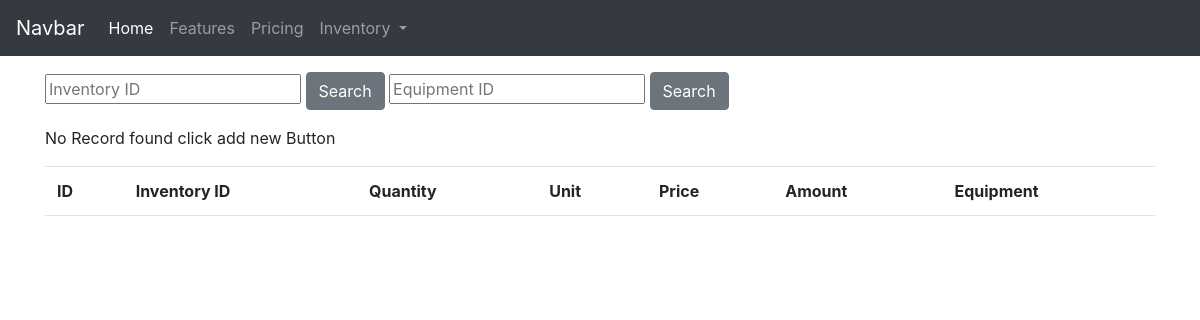
The page /inventorylist/ on the database as committed earlier.
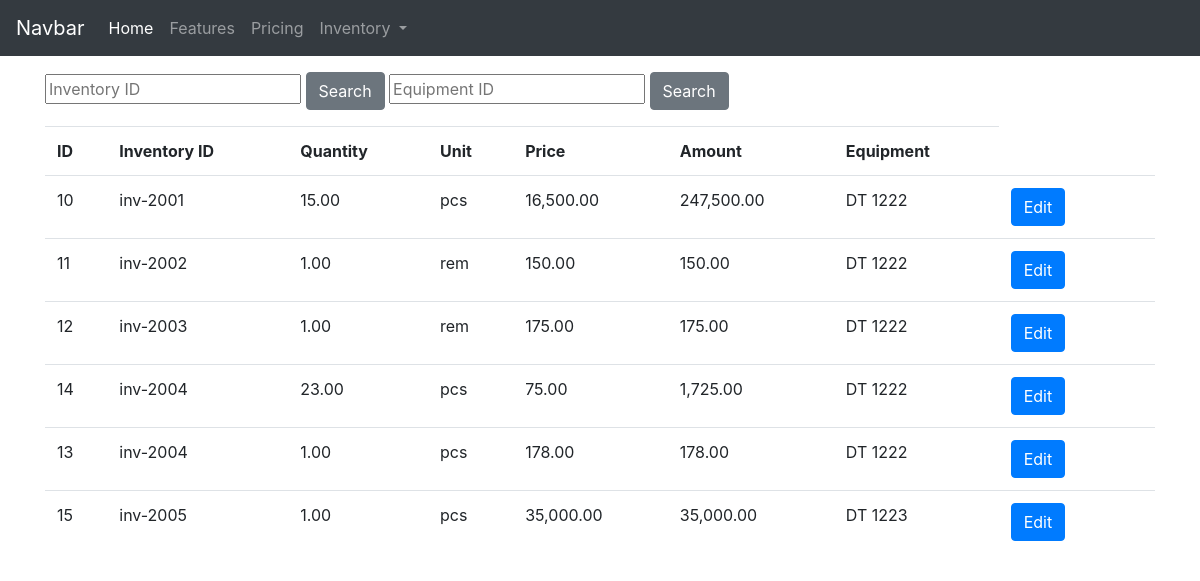
The same page on the database as committed later.
### inventory_management/models.py (models this page shows, shortened)
class inventory_transaction(models.Model):
    CATEGORY_TYPE = (
        ('1', _('Tires')),
        ('2', _('Oil & Lubricants')),
        ('3', _('Mechanical Parts')),
        ('4', _('Office Supplies')),
        ('5', _('Tools Supplies')),
        ('6', _('Others Supplies')),
    )
    transactions_inventory = models.ForeignKey(inventory_db, on_delete=models.CASCADE, null=True, blank=True)
    inventory_id = models.CharField(max_length=20, verbose_name=_('Inventory id'))
    brand = models.CharField(max_length=100,verbose_name=_('Brand'))
    category_inv = models.CharField(max_length=25, choices=CATEGORY_TYPE, verbose_name=_('Category Type'))
    item_description = models.CharField(max_length=100, verbose_name=_('Item Description'))
    quantity = models.DecimalField(max_digits=19,decimal_places=2,null=True, blank=True)
    unit_measurement = models.CharField(max_length=50, verbose_name=_('Unit'))
    inventory_price = models.DecimalField(max_digits=19,decimal_places=2,null=True, blank=True)
    inventory_amount = models.DecimalField(max_digits=19,decimal_places=2,null=True, blank=True)
    equipment = models.CharField(max_length=20, verbose_name=_('equipment'))
    update = models.DateTimeField(auto_now=True)
    created = models.DateTimeField(auto_now_add=True)
    class Meta:
        ordering = ['-transactions_inventory']
        verbose_name = _('inventory_transaction')
        verbose_name_plural = _('inventories_transactions')
        db_table = 'inventory_transaction'

### inventory_management/views.py (the view)
# urls.py: path('inventorylist/', views.inventory_list, name="inventorylist"),
def inventory_list(request):
    if request.method=="POST":
        search_param = request.POST.get('equipment_id')
        searchResult = inventory_transaction.objects.raw('SELECT id, inventory_id, quantity,\
                                             unit_measurement,inventory_price,inventory_amount,\
                                                 equipment\
                                            from inventory_transaction where \
                                            equipment like "%'+ search_param +'%"')
        return render (request,"inventoryList.html", {"inventory_list": searchResult})
    else:
        context = {
            'inventory_list': inventory_transaction.objects.all()
        }
        return render(request,'inventoryList.html',context)

### inventory_management/templates/inventoryList.html (shortened to what this page needs)
{% extends 'base.html' %}
{% block content %}
<form class="form" action="{% url 'inventorylist' %}" method ="POST">
    <div class="container mt-3">
        <input type="text"
        name='Inventory_id'
        placeholder="Inventory ID"
        />
        <button type="submit" class="btn btn-secondary">Search</button>
        <input type="text"
        name='equipment_id'
        placeholder="Equipment ID"
        />
        <button type="submit" class="btn btn-secondary">Search</button>
    </div>
    <div class="container mt-3">
        <table class="table table-borderless">
            <thead class="border-bottom font-weight-bold">
                    <td>ID</td>
                    <td>Inventory ID</td>
                    <td>Quantity</td>
                    <td>Unit</td>
                    <td>Price</td>
                    <td>Amount</td>
                    <td>Equipment</td>
            </thead>
            <tbody>
                {% for list in inventory_list%}
                    <tr>
                        <td>{{list.id}}</td>
                        <td>{{list.inventory_id}}</td>
                        <td>{{list.quantity}}</td>
                        <td>{{list.unit_measurement}}</td>
                        <td>{{list.inventory_price}}</td>
                        <td>{{list.inventory_amount}}</td>
                        <td>{{list.equipment}}</td>
                        <td>
                            <a href=""
                            <button type="button" class="btn btn-primary">
                             Edit</button></a>
                        </td>
                        <td>
                        </td>
                    </tr>
                    {% empty %}
                        <p>
                            No Record found click add new Button
                        </p>
                {% endfor %}
            </tbody>
        </table>
    </div>
{% endblock %}

### inventory_management/templates/base.html (shortened to what this page needs)
<!DOCTYPE html>
<html lang="en">
<head>
  <link rel="stylesheet" href="https://maxcdn.bootstrapcdn.com/bootstrap/4.0.0-beta/css/bootstrap.min.css">
</head>
<body>
  <nav class="navbar navbar-expand-lg navbar-dark bg-dark">
    <a class="navbar-brand" href="#">Navbar</a>
    <div class="collapse navbar-collapse" id="navbarNavDropdown">
      <ul class="navbar-nav">
        <li class="nav-item active">
          <a class="nav-link" href="#">Home <span class="sr-only">(current)</span></a>
        </li>
        <li class="nav-item">
          <a class="nav-link" href="#">Features</a>
        </li>
        <li class="nav-item">
          <a class="nav-link" href="#">Pricing</a>
        </li>
        <li class="nav-item dropdown">
          <a class="nav-link dropdown-toggle" href="{% url 'test' %}" id="navbarDropdownMenuLink" data-toggle="dropdown" aria-haspopup="true" aria-expanded="false">
            Inventory
        </a>
        </li>
      </ul>
    </div>
  </nav>
</body>
</html>
{% block content %}
{% endblock %}

Rows that differ between the two databases and show on the page:
added inventory_transaction: id "10", inventory_id "inv-2001", quantity "15.00", unit_measurement "pcs", inventory_price "16,500.00", inventory_amount "247,500.00", equipment "DT 1222"
added inventory_transaction: id "11", inventory_id "inv-2002", quantity "1.00", unit_measurement "rem", inventory_price "150.00", inventory_amount "150.00", equipment "DT 1222"
added inventory_transaction: id "12", inventory_id "inv-2003", quantity "1.00", unit_measurement "rem", inventory_price "175.00", inventory_amount "175.00", equipment "DT 1222"
added inventory_transaction: id "14", inventory_id "inv-2004", quantity "23.00", unit_measurement "pcs", inventory_price "75.00", inventory_amount "1,725.00", equipment "DT 1222"
added inventory_transaction: id "13", inventory_id "inv-2004", quantity "1.00", unit_measurement "pcs", inventory_price "178.00", inventory_amount "178.00", equipment "DT 1222"
added inventory_transaction: id "15", inventory_id "inv-2005", quantity "1.00", unit_measurement "pcs", inventory_price "35,000.00", inventory_amount "35,000.00", equipment "DT 1223"
Other text that changed with them:
text no longer shown: "No Record found click add new Button"
